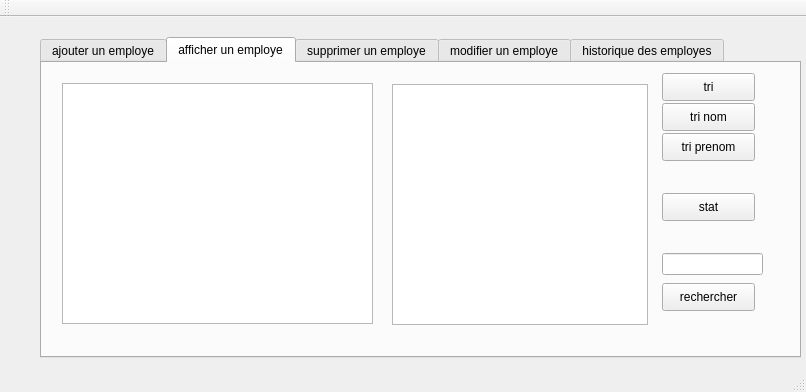
<?xml version="1.0" encoding="UTF-8"?>
<ui version="4.0">
 <class>MainWindow</class>
 <widget class="QMainWindow" name="MainWindow">
  <property name="geometry">
   <rect>
    <x>0</x>
    <y>0</y>
    <width>806</width>
    <height>392</height>
   </rect>
  </property>
  <property name="windowTitle">
   <string>Gestion des Clients</string>
  </property>
  <widget class="QWidget" name="centralWidget">
   <property name="styleSheet">
    <string notr="true"/>
   </property>
   <widget class="QTabWidget" name="tabWidget">
    <property name="geometry">
     <rect>
      <x>40</x>
      <y>20</y>
      <width>761</width>
      <height>321</height>
     </rect>
    </property>
    <property name="styleSheet">
     <string notr="true">font: 75 8pt &quot;MS Shell Dlg 2&quot;;
background-image: url(:/img/backg (1).jpg);</string>
    </property>
    <property name="currentIndex">
     <number>1</number>
    </property>
    <widget class="QWidget" name="tab_3">
     <attribute name="title">
      <string>ajouter un employe</string>
     </attribute>
     <widget class="QGroupBox" name="groupBox">
      <property name="geometry">
       <rect>
        <x>10</x>
        <y>20</y>
        <width>741</width>
        <height>291</height>
       </rect>
      </property>
      <property name="styleSheet">
       <string notr="true">font: 12pt &quot;MV Boli&quot;;
background-color: rgb(170, 170, 127);</string>
      </property>
      <property name="title">
       <string>ajout</string>
      </property>
      <widget class="QLabel" name="label">
       <property name="geometry">
        <rect>
         <x>20</x>
         <y>30</y>
         <width>111</width>
         <height>16</height>
        </rect>
       </property>
       <property name="styleSheet">
        <string notr="true">font: 12pt &quot;MV Boli&quot;;</string>
       </property>
       <property name="text">
        <string>identifiant</string>
       </property>
      </widget>
      <widget class="QLabel" name="label_2">
       <property name="geometry">
        <rect>
         <x>20</x>
         <y>70</y>
         <width>81</width>
         <height>16</height>
        </rect>
       </property>
       <property name="styleSheet">
        <string notr="true">font: 12pt &quot;MV Boli&quot;;</string>
       </property>
       <property name="text">
        <string>nom</string>
       </property>
      </widget>
      <widget class="QLabel" name="label_3">
       <property name="geometry">
        <rect>
         <x>20</x>
         <y>110</y>
         <width>81</width>
         <height>31</height>
        </rect>
       </property>
       <property name="styleSheet">
        <string notr="true">font: 12pt &quot;MV Boli&quot;;</string>
       </property>
       <property name="text">
        <string>prenom</string>
       </property>
      </widget>
      <widget class="QLineEdit" name="le_id">
       <property name="geometry">
        <rect>
         <x>160</x>
         <y>30</y>
         <width>113</width>
         <height>22</height>
        </rect>
       </property>
      </widget>
      <widget class="QLineEdit" name="le_nom">
       <property name="geometry">
        <rect>
         <x>160</x>
         <y>70</y>
         <width>113</width>
         <height>22</height>
        </rect>
       </property>
      </widget>
      <widget class="QLineEdit" name="le_prenom">
       <property name="geometry">
        <rect>
         <x>160</x>
         <y>110</y>
         <width>113</width>
         <height>22</height>
        </rect>
       </property>
      </widget>
      <widget class="QPushButton" name="pb_ajouter">
       <property name="geometry">
        <rect>
         <x>300</x>
         <y>70</y>
         <width>93</width>
         <height>28</height>
        </rect>
       </property>
       <property name="text">
        <string>ajouter</string>
       </property>
      </widget>
      <widget class="QPushButton" name="pb_pdf">
       <property name="geometry">
        <rect>
         <x>300</x>
         <y>120</y>
         <width>93</width>
         <height>28</height>
        </rect>
       </property>
       <property name="text">
        <string>PDF</string>
       </property>
      </widget>
      <widget class="QLabel" name="label_4">
       <property name="geometry">
        <rect>
         <x>20</x>
         <y>160</y>
         <width>121</width>
         <height>16</height>
        </rect>
       </property>
       <property name="text">
        <string>adressemail</string>
       </property>
      </widget>
      <widget class="QLabel" name="label_5">
       <property name="geometry">
        <rect>
         <x>20</x>
         <y>200</y>
         <width>111</width>
         <height>16</height>
        </rect>
       </property>
       <property name="text">
        <string>dateembau</string>
       </property>
      </widget>
      <widget class="QLineEdit" name="le_adressemail">
       <property name="geometry">
        <rect>
         <x>160</x>
         <y>150</y>
         <width>113</width>
         <height>22</height>
        </rect>
       </property>
      </widget>
      <widget class="QLineEdit" name="le_dateembau">
       <property name="geometry">
        <rect>
         <x>160</x>
         <y>190</y>
         <width>113</width>
         <height>22</height>
        </rect>
       </property>
      </widget>
      <widget class="QLabel" name="label_10">
       <property name="geometry">
        <rect>
         <x>30</x>
         <y>230</y>
         <width>81</width>
         <height>20</height>
        </rect>
       </property>
       <property name="text">
        <string>sexe</string>
       </property>
      </widget>
      <widget class="QLineEdit" name="le_sexe">
       <property name="geometry">
        <rect>
         <x>160</x>
         <y>230</y>
         <width>113</width>
         <height>22</height>
        </rect>
       </property>
      </widget>
     </widget>
     <widget class="QLabel" name="label_15">
      <property name="geometry">
       <rect>
        <x>5</x>
        <y>-10</y>
        <width>731</width>
        <height>291</height>
       </rect>
      </property>
      <property name="text">
       <string/>
      </property>
     </widget>
     <zorder>label_15</zorder>
     <zorder>groupBox</zorder>
    </widget>
    <widget class="QWidget" name="tab">
     <attribute name="title">
      <string>afficher un employe</string>
     </attribute>
     <widget class="QTableView" name="tab_employe">
      <property name="geometry">
       <rect>
        <x>20</x>
        <y>20</y>
        <width>311</width>
        <height>241</height>
       </rect>
      </property>
     </widget>
     <widget class="QTableView" name="tab_tri">
      <property name="geometry">
       <rect>
        <x>350</x>
        <y>21</y>
        <width>256</width>
        <height>241</height>
       </rect>
      </property>
     </widget>
     <widget class="QPushButton" name="pushButton_4">
      <property name="geometry">
       <rect>
        <x>620</x>
        <y>40</y>
        <width>93</width>
        <height>28</height>
       </rect>
      </property>
      <property name="styleSheet">
       <string notr="true">font: 75 8pt &quot;MS Shell Dlg 2&quot;;</string>
      </property>
      <property name="text">
       <string>tri nom</string>
      </property>
     </widget>
     <widget class="QPushButton" name="pushButton_5">
      <property name="geometry">
       <rect>
        <x>620</x>
        <y>70</y>
        <width>93</width>
        <height>28</height>
       </rect>
      </property>
      <property name="text">
       <string>tri prenom</string>
      </property>
     </widget>
     <widget class="QPushButton" name="pb_recherche_2">
      <property name="geometry">
       <rect>
        <x>620</x>
        <y>220</y>
        <width>93</width>
        <height>28</height>
       </rect>
      </property>
      <property name="styleSheet">
       <string notr="true">font: 75 8pt &quot;Times New Roman&quot;;</string>
      </property>
      <property name="text">
       <string>rechercher</string>
      </property>
     </widget>
     <widget class="QPushButton" name="pushButton_3">
      <property name="geometry">
       <rect>
        <x>620</x>
        <y>10</y>
        <width>93</width>
        <height>28</height>
       </rect>
      </property>
      <property name="styleSheet">
       <string notr="true">font: 75 8pt &quot;MS Shell Dlg 2&quot;;</string>
      </property>
      <property name="text">
       <string>tri</string>
      </property>
     </widget>
     <widget class="QLineEdit" name="lineEdit_ch">
      <property name="geometry">
       <rect>
        <x>620</x>
        <y>190</y>
        <width>101</width>
        <height>22</height>
       </rect>
      </property>
     </widget>
     <widget class="QPushButton" name="pbstat">
      <property name="geometry">
       <rect>
        <x>620</x>
        <y>130</y>
        <width>93</width>
        <height>28</height>
       </rect>
      </property>
      <property name="text">
       <string>stat</string>
      </property>
     </widget>
    </widget>
    <widget class="QWidget" name="tab_2">
     <attribute name="title">
      <string>supprimer un employe</string>
     </attribute>
     <widget class="QLabel" name="label_6">
      <property name="geometry">
       <rect>
        <x>60</x>
        <y>60</y>
        <width>121</width>
        <height>16</height>
       </rect>
      </property>
      <property name="styleSheet">
       <string notr="true">font: 63 italic 8pt &quot;Sitka Banner Semibold&quot;;
font: 11pt &quot;MS Shell Dlg 2&quot;;</string>
      </property>
      <property name="text">
       <string>identifiant</string>
      </property>
     </widget>
     <widget class="QLineEdit" name="le_id_supp">
      <property name="geometry">
       <rect>
        <x>240</x>
        <y>60</y>
        <width>113</width>
        <height>22</height>
       </rect>
      </property>
     </widget>
     <widget class="QPushButton" name="pb_supp">
      <property name="geometry">
       <rect>
        <x>460</x>
        <y>50</y>
        <width>93</width>
        <height>28</height>
       </rect>
      </property>
      <property name="text">
       <string>supprimer</string>
      </property>
     </widget>
    </widget>
    <widget class="QWidget" name="modifierunemploye">
     <attribute name="title">
      <string>modifier un employe</string>
     </attribute>
     <widget class="QGroupBox" name="groupBox_2">
      <property name="geometry">
       <rect>
        <x>20</x>
        <y>10</y>
        <width>701</width>
        <height>331</height>
       </rect>
      </property>
      <property name="title">
       <string>modification</string>
      </property>
      <widget class="QLabel" name="label_7">
       <property name="geometry">
        <rect>
         <x>30</x>
         <y>45</y>
         <width>71</width>
         <height>21</height>
        </rect>
       </property>
       <property name="styleSheet">
        <string notr="true">font: 75 8pt &quot;Myanmar Text&quot;;
font: 11pt &quot;MS Shell Dlg 2&quot;;
font: 10pt &quot;MS Shell Dlg 2&quot;;
font: italic 10pt &quot;Monotype Corsiva&quot;;</string>
       </property>
       <property name="text">
        <string>identifiant</string>
       </property>
      </widget>
      <widget class="QLabel" name="label_8">
       <property name="geometry">
        <rect>
         <x>40</x>
         <y>100</y>
         <width>56</width>
         <height>16</height>
        </rect>
       </property>
       <property name="styleSheet">
        <string notr="true">font: 75 8pt &quot;Myanmar Text&quot;;
font: italic 10pt &quot;Monotype Corsiva&quot;;
font: 9pt &quot;MS Shell Dlg 2&quot;;</string>
       </property>
       <property name="text">
        <string>nom</string>
       </property>
      </widget>
      <widget class="QLabel" name="label_9">
       <property name="geometry">
        <rect>
         <x>40</x>
         <y>160</y>
         <width>56</width>
         <height>16</height>
        </rect>
       </property>
       <property name="styleSheet">
        <string notr="true">font: 75 8pt &quot;Myanmar Text&quot;;
font: 11pt &quot;MS Shell Dlg 2&quot;;
font: 10pt &quot;MS Shell Dlg 2&quot;;
font: italic 10pt &quot;Monotype Corsiva&quot;;</string>
       </property>
       <property name="text">
        <string>prenom</string>
       </property>
      </widget>
      <widget class="QLineEdit" name="lineEdit1">
       <property name="geometry">
        <rect>
         <x>170</x>
         <y>40</y>
         <width>113</width>
         <height>22</height>
        </rect>
       </property>
      </widget>
      <widget class="QLineEdit" name="lineEdit_2">
       <property name="geometry">
        <rect>
         <x>170</x>
         <y>100</y>
         <width>113</width>
         <height>22</height>
        </rect>
       </property>
      </widget>
      <widget class="QLineEdit" name="lineEdit_3">
       <property name="geometry">
        <rect>
         <x>170</x>
         <y>160</y>
         <width>113</width>
         <height>22</height>
        </rect>
       </property>
      </widget>
      <widget class="QPushButton" name="pb_modif">
       <property name="geometry">
        <rect>
         <x>410</x>
         <y>70</y>
         <width>93</width>
         <height>28</height>
        </rect>
       </property>
       <property name="text">
        <string>valider</string>
       </property>
      </widget>
     </widget>
    </widget>
    <widget class="QWidget" name="historique">
     <attribute name="title">
      <string>historique des employes</string>
     </attribute>
     <widget class="QTextBrowser" name="textBrowser">
      <property name="geometry">
       <rect>
        <x>20</x>
        <y>40</y>
        <width>291</width>
        <height>221</height>
       </rect>
      </property>
     </widget>
     <widget class="QLabel" name="label_13">
      <property name="geometry">
       <rect>
        <x>260</x>
        <y>0</y>
        <width>271</width>
        <height>31</height>
       </rect>
      </property>
      <property name="text">
       <string>&lt;html&gt;&lt;head/&gt;&lt;body&gt;&lt;p&gt;&lt;span style=&quot; font-size:12pt;&quot;&gt;Historique&lt;/span&gt;&lt;/p&gt;&lt;/body&gt;&lt;/html&gt;</string>
      </property>
     </widget>
     <widget class="QPushButton" name="pb_his">
      <property name="geometry">
       <rect>
        <x>460</x>
        <y>50</y>
        <width>93</width>
        <height>28</height>
       </rect>
      </property>
      <property name="text">
       <string>valider</string>
      </property>
     </widget>
     <widget class="QLabel" name="label_14">
      <property name="geometry">
       <rect>
        <x>-10</x>
        <y>-10</y>
        <width>741</width>
        <height>311</height>
       </rect>
      </property>
      <property name="text">
       <string/>
      </property>
     </widget>
     <zorder>label_14</zorder>
     <zorder>textBrowser</zorder>
     <zorder>label_13</zorder>
     <zorder>pb_his</zorder>
    </widget>
   </widget>
  </widget>
  <widget class="QMenuBar" name="menuBar">
   <property name="geometry">
    <rect>
     <x>0</x>
     <y>0</y>
     <width>806</width>
     <height>26</height>
    </rect>
   </property>
  </widget>
  <widget class="QToolBar" name="mainToolBar">
   <attribute name="toolBarArea">
    <enum>TopToolBarArea</enum>
   </attribute>
   <attribute name="toolBarBreak">
    <bool>false</bool>
   </attribute>
  </widget>
  <widget class="QStatusBar" name="statusBar"/>
 </widget>
 <layoutdefault spacing="6" margin="11"/>
 <resources/>
 <connections/>
</ui>
